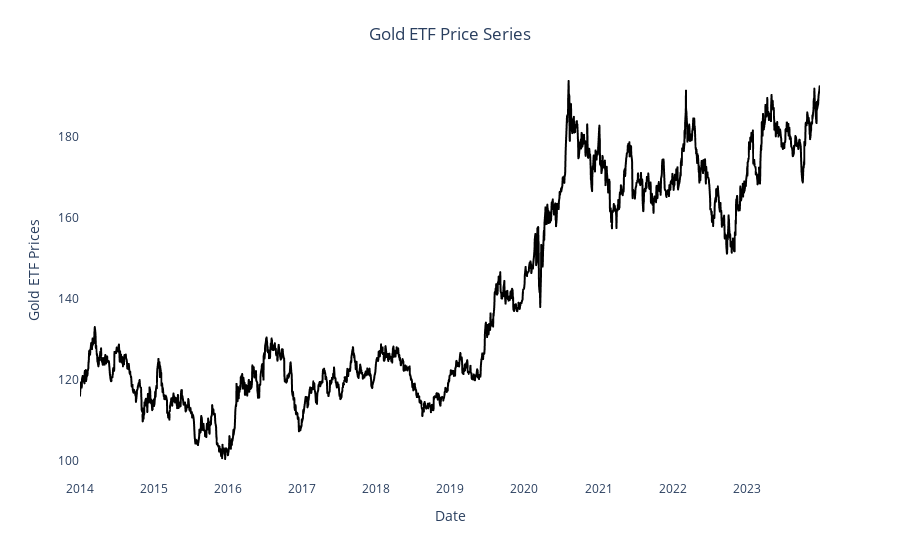

Notebook cell for this chart:
### Markdown cell above
# Step 5: Visualizing Gold Price History Data

__Interactive Gold Price Chart:__

### Code cell
fig = px.line(y=df.Close, x=df.Date)
fig.update_traces(line_color='black') 
fig.update_layout(xaxis_title="Date", 
                  yaxis_title="Gold ETF Prices",
                  title={'text': "Gold ETF Price Series", 'y':0.95, 'x':0.5, 'xanchor':'center', 'yanchor':'top'},
                  plot_bgcolor='white')

### Figure 1 — Plotly figure (JSON) as saved in the notebook; plotly's stock layout.template omitted (floating-point values rounded to 4 significant figures; data arrays with more than 128 entries replaced by an {"elided": "..."} marker saying what was removed)
{"data": [{"hovertemplate": "x=%{x}<br>y=%{y}<extra></extra>", "legendgroup": "", "line": {"color": "black", "dash": "solid"}, "marker": {"symbol": "circle"}, "mode": "lines", "name": "", "showlegend": false, "type": "scattergl", "x": {"elided": "2517 str values"}, "xaxis": "x", "y": {"elided": "2517 float values"}, "yaxis": "y"}], "layout": {"legend": {"tracegroupgap": 0}, "margin": {"t": 60}, "plot_bgcolor": "white", "title": {"text": "Gold ETF Price Series", "x": 0.5, "xanchor": "center", "y": 0.95, "yanchor": "top"}, "xaxis": {"anchor": "y", "domain": [0, 1], "title": {"text": "Date"}}, "yaxis": {"anchor": "x", "domain": [0, 1], "title": {"text": "Gold ETF Prices"}}}}
